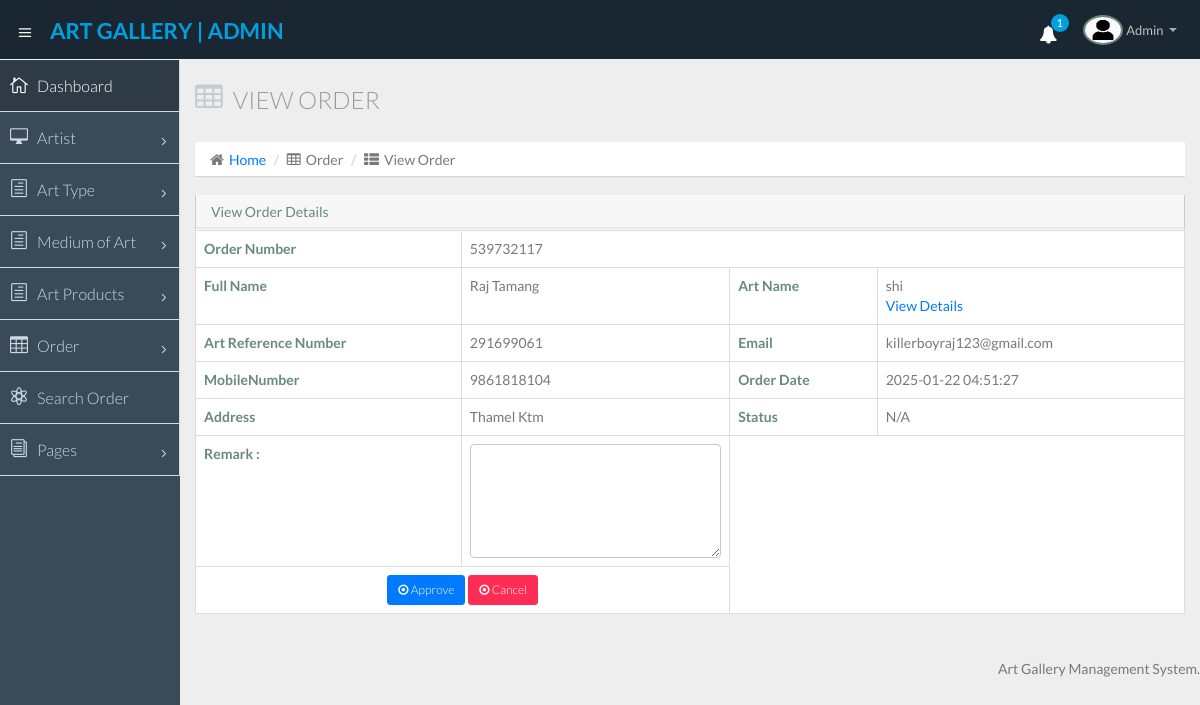
Page /admin/view-order-detail.php?viewid=19 (signed in) on the committed database.
### tables this page shows
CREATE TABLE `tblorder` (
  `ID` int(10) NOT NULL,
  `OrderNumber` varchar(10) NOT NULL,
  `Artpdid` int(9) DEFAULT NULL,
  `FullName` varchar(120) DEFAULT NULL,
  `Email` varchar(250) DEFAULT NULL,
  `MobileNumber` bigint(10) DEFAULT NULL,
  `Address` varchar(250) DEFAULT NULL,
  `OrderDate` timestamp NULL DEFAULT current_timestamp(),
  `Status` varchar(10) DEFAULT NULL,
  `AdminRemark` varchar(200) NOT NULL,
  `AdminRemarkdate` timestamp NULL DEFAULT NULL ON UPDATE current_timestamp()
);

CREATE TABLE `tblartproduct` (
  `ID` int(5) NOT NULL,
  `Title` varchar(250) DEFAULT NULL,
  `Dimension` varchar(250) DEFAULT NULL,
  `Orientation` varchar(100) DEFAULT NULL,
  `Size` varchar(100) DEFAULT NULL,
  `Artist` int(5) DEFAULT NULL,
  `ArtType` int(5) DEFAULT NULL,
  `ArtMedium` int(5) DEFAULT NULL,
  `SellingPricing` decimal(10,0) DEFAULT NULL,
  `Description` mediumtext DEFAULT NULL,
  `Image` varchar(250) DEFAULT NULL,
  `Image1` varchar(250) DEFAULT NULL,
  `Image2` varchar(250) DEFAULT NULL,
  `Image3` varchar(250) DEFAULT NULL,
  `Image4` varchar(250) DEFAULT NULL,
  `RefNum` int(10) DEFAULT NULL,
  `CreationDate` timestamp NULL DEFAULT current_timestamp(),
  `tags` varchar(200) DEFAULT NULL
);

### admin/view-order-detail.php (the view, shortened to what this page needs)
<?php
  include('includes/dbconnection.php');
  if (strlen($_SESSION['agmsaid']==0))
  {
    header('location:logout.php');
  }
  else
  {
?>
<!DOCTYPE html>
<html lang="en">
<head>
  <link href="css/bootstrap.min.css" rel="stylesheet">
  <link href="css/bootstrap-theme.css" rel="stylesheet">
  <link href="css/elegant-icons-style.css" rel="stylesheet" />
  <link href="css/font-awesome.min.css" rel="stylesheet" />
  <link href="css/style.css" rel="stylesheet">
  <link href="css/style-responsive.css" rel="stylesheet" />
</head>
<body>
  <section id="container" class="">
    <?php include_once('includes/header.php');?>
    <?php include_once('includes/sidebar.php');?>
    <section id="main-content">
      <section class="wrapper">
        <div class="row">
          <div class="col-lg-12">
            <h3 class="page-header"><i class="fa fa-table"></i>View Order</h3>
            <ol class="breadcrumb">
              <li><i class="fa fa-home"></i><a href="dashboard.php">Home</a></li>
              <li><i class="fa fa-table"></i>Order</li>
              <li><i class="fa fa-th-list"></i>View Order</li>
            </ol>
          </div>
        </div>
        <div class="row">
          <div class="col-sm-12">
            <section class="panel">
              <header class="panel-heading">
                View Order Details
              </header>
  <?php
 $cid=$_GET['viewid'];
$ret=mysqli_query($con,"select tblartproduct.*,tblorder.* from tblorder
  join tblartproduct on tblartproduct.ID=tblorder.Artpdid
  where tblorder.ID='$cid'");
while ($row=mysqli_fetch_array($ret)) {
?>
               <table border="1" class="table table-bordered mg-b-0">
      <tr>
                                <th>Order Number</th>
                                   <td colspan="3"><?php  echo $row['OrderNumber'];?></td>
                                   </tr>
   <tr>
                                <th>Full Name</th>
                                   <td><?php  echo $row['FullName'];?></td>
                                <th>Art Name</th>
                                   <td><?php  echo $row['Title'];?><br />
                                     <a href="edit-art-product-detail.php?editid=<?php echo $row['Artpdid'];?>"  target="_blank">View Details</a>
                                   </td>
                                   </tr>
                                   <tr>
                                <th>Art Reference Number</th>
                                   <td><?php  echo $row['RefNum'];?></td>
                                <th>Email</th>
                                   <td><?php  echo $row['Email'];?></td>
                                 </tr>
                          <tr>
                                <th>MobileNumber</th>
                                   <td><?php  echo $row['MobileNumber'];?></td>
                                       <th>Order Date</th>
                                        <td><?php  echo $row['OrderDate'];?></td>
                                   </tr>
                                   <tr>
                                    <th>Address</th>
                                      <td><?php  echo $row['Address'];?></td>
    <th>Status</th>
    <td>
      <?php
        if($row['Status']=="")
        {
          echo "N/A";
        }
        else
        {
          echo $row['Status'];
        }
      ;?>
    </td>
  </tr>
<?php if($row['Status']==""){ ?>
<form name="submit" method="post">
<tr>
    <th>Remark :</th>
    <td>
    <textarea name="remark" placeholder="" rows="5" cols="14" class="form-control wd-450" required="true"></textarea></td>
  </tr>
  <tr align="center">
    <td colspan="2">
      <button type="submit" name="approve" class="btn btn-primary btn-sm"><i class="fa fa-dot-circle-o"></i> Approve</button>
      <button type="submit" name="cancel" class="btn btn-danger btn-sm"><i class="fa fa-dot-circle-o"></i> Cancel</button>
    </td>
  </tr>
  </form>
<?php } ?>
</table>
<?php } ?>
        </section>
          </div>
        </div>
      </section>
    </section>
    <?php include_once('includes/footer.php');?>
  </section>
</body>
</html>
<?php }  ?>

### admin/includes/header.php (shortened to what this page needs)
   <?php
include('includes/dbconnection.php');
?>
   <header class="header dark-bg">
      <div class="toggle-nav">
        <div class="icon-reorder tooltips" data-original-title="Toggle Navigation" data-placement="bottom"><i class="icon_menu"></i></div>
      </div>
<?php
$adid=$_SESSION['agmsaid'];
$ret=mysqli_query($con,"select AdminName from tbladmin where ID='$adid'");
$row=mysqli_fetch_array($ret);
$name=$row['AdminName'];
?>
      <a href="dashboard.php" class="logo"><span class="lite"><strong> ART GALLERY | Admin</strong></span></a>
      <div class="top-nav notification-row">
        <ul class="nav pull-right top-menu">
          <li id="alert_notificatoin_bar" class="dropdown">
            <?php
$ret1=mysqli_query($con,"select *from  tblorder where (Status='' ||  Status is null)");
$num1=mysqli_num_rows($ret1);?>
            <a data-toggle="dropdown" class="dropdown-toggle" href="#">
                            <i class="fa fa-bell" style="color:#fff;"></i>
                            <span class="badge bg-important"><?php echo $num1;?></span>
                        </a>
          </li>
          <li class="dropdown">
            <a data-toggle="dropdown" class="dropdown-toggle" href="#">
                            <span class="profile-ava">
                                <img alt="" src="images/av1.jpg" width="40" height="30">
                            </span>
                            <span class="username"><?php echo $name; ?></span>
                            <b class="caret"></b>
                        </a>
          </li>
        </ul>
      </div>
    </header>

### rows in the picture
tblorder: OrderNumber "539732117", FullName "Raj Tamang", tblartproduct.Title "shi", tblartproduct.RefNum "291699061", Email "killerboyraj123@gmail.com", MobileNumber "9861818104", OrderDate "2025-01-22 04:51:27", Address "Thamel Ktm", shows "N/A"

### other values in the picture
$num1 "1"
$name "Admin"
